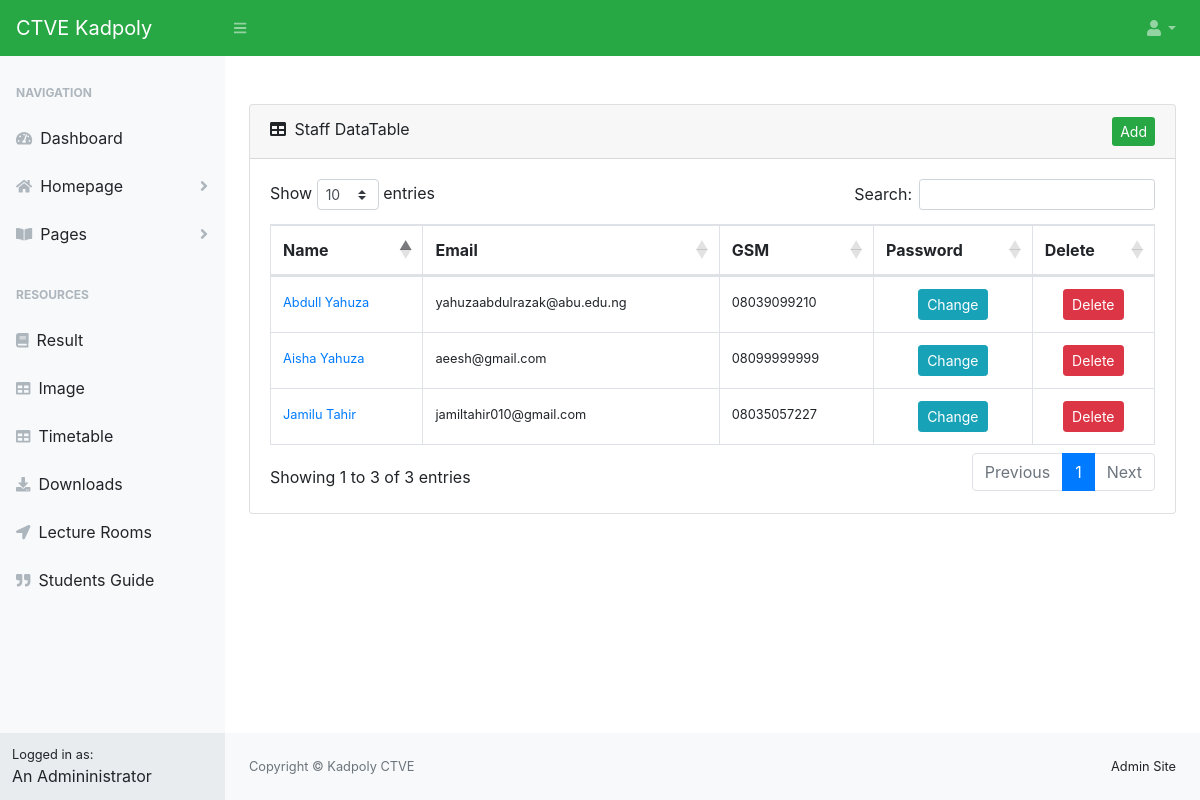
Page /dashboard/allStaff.php (signed in) on the earlier database version.
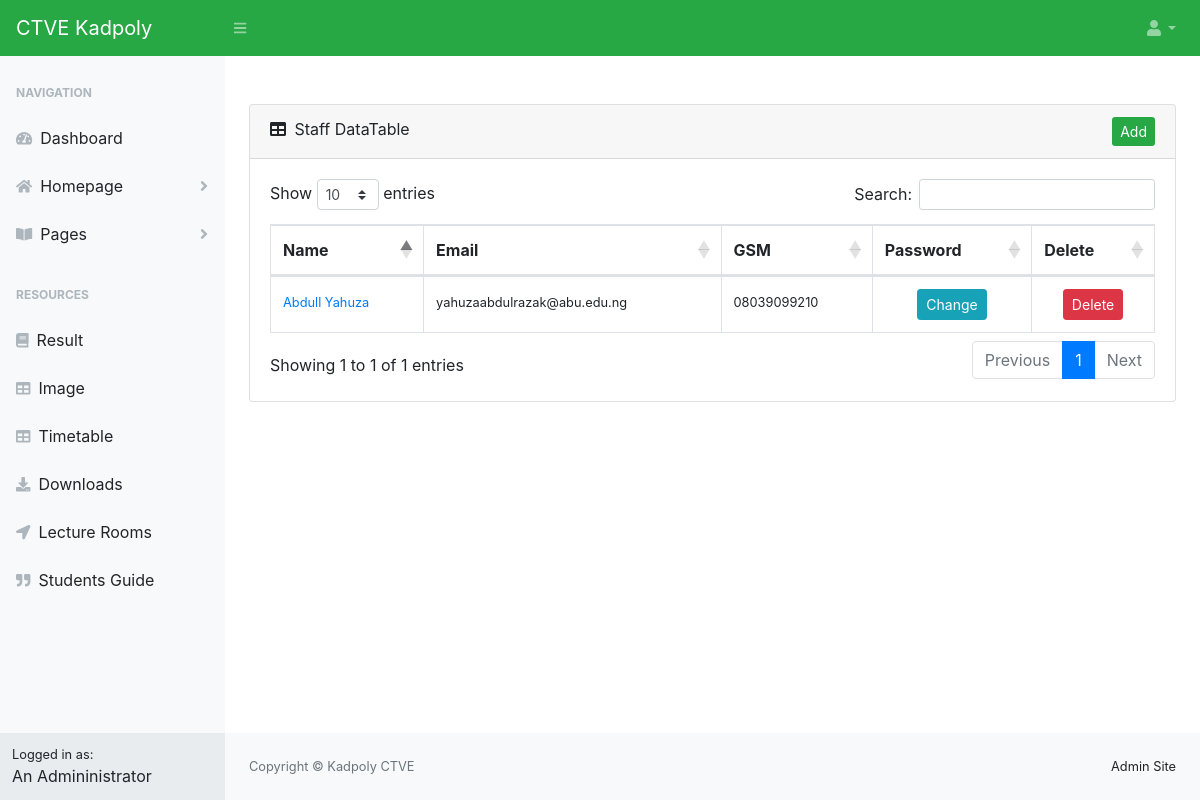
Same page on the later database version.
### tables this page shows
CREATE TABLE `users` (
  `id` int(11) NOT NULL,
  `username` varchar(20) NOT NULL,
  `email` varchar(60) NOT NULL,
  `title` varchar(5) NOT NULL,
  `gsm` varchar(13) NOT NULL,
  `password` varchar(64) NOT NULL,
  `name` varchar(50) NOT NULL,
  `joined` datetime NOT NULL,
  `group` int(11) NOT NULL,
  `role` varchar(10) NOT NULL,
  `img` varchar(50) DEFAULT NULL
);

### core/classes/Config.php (called while the page is built)
<?php
class Config {
    public static function get($path = null) {
        if($path) {
            $config = $GLOBALS['config'];
            $path = explode('/', $path);
            foreach ($path as $bit) {
                if (isset($config[$bit])) {
                    $config = $config[$bit];
                }
            }
            return $config;
        }
        return false;
    }
}

### core/classes/DB.php (called while the page is built, shortened)
<?php
class DB {
    private static $_instance = null;
    private $_pdo,
            $_query,
            $_error = false,
            $_results,
            $_count = 0;
    private function __construct() {
        try {
            $this->_pdo = new PDO('mysql:host=' .Config::get('mysql/host'). ';dbname=' .Config::get('mysql/db'), Config::get('mysql/username'), Config::get('mysql/password'));
        } catch(PDOException $e) {
            die($e.getMessage());
        }
    }
    public static function getInstance() {
        if(!isset(self::$_instance)) {
            self::$_instance = new DB();
        }
        return self::$_instance;
    }
    public function query($sql, $params = array()) {
        $this->_error = false;
        if($this->_query = $this->_pdo->prepare($sql)) {
            $x = 1;
            if(count($params)) {
                foreach ($params as $param) {
                    $this->_query->bindValue($x, $param);
                    $x++;
                }
            }
            if($this->_query->execute()) {
                $this->_results = $this->_query->fetchAll(PDO::FETCH_OBJ);
                $this->_count = $this->_query->rowCount();
            } else {
                $this->_error = true;
            }
        }
        return $this;
    }
    public function action($action, $table, $where = array()) {
        if (count($where) === 3) {
            $operators = array('=','>','<','>=','<=');
            $field = $where[0];
            $operator = $where[1];
            $value = $where[2];
            if (in_array($operator, $operators)) {
                 $sql = "{$action} FROM {$table} WHERE {$field} {$operator} ?";
                 if (!$this->query($sql, array($value))->error()) {
                     return $this;
                 }
             }
        }
    }
    public function get($table, $where) {
        return $this->action('SELECT *', $table, $where);
    }
    public function results() {
        return $this->_results;
    }
    public function first() {
        return $this->results()[0];
    }
    public function error() {
        return $this->_error;
    }
    public function count() {
        return $this->_count;
    }
}

### core/classes/User.php (called while the page is built, shortened)
<?php
    class User {
        private $_db,
                $_data,
                $_sessionName,
                $_cookieName,
                $_isLoggedIn;
        public function __construct($user=null) {
            $this->_db = DB::getInstance();
            $this->_sessionName = Config::get('session/session_name');
            if (!$user) {
                if (Session::exists($this->_sessionName)) {
                    $user = Session::get($this->_sessionName);
                    if ($this->find($user)) {
                        $this->_isLoggedIn = true;
                    } else {
                    }
                }
            } else {
                $this->find($user);
            }
        }
        public function find($user = null) {
            if ($user) {
                $field = (is_numeric($user)) ? 'id' : 'username';
                $data = $this->_db->get('users', array($field, '=', $user));
                if ($data->count()) {
                    $this->_data = $data->first();
                    return true;
                }
            }
            return false;
        }
        public function hasPermission($key) {
            $group = $this->_db->get('groups', array('id', '=', $this->data()->group));
            if ($group->count()) {
                $permissions = json_decode($group->first()->permissions, true);
                if ($permissions[$key] == true) {
                    return true;
                }
            }
            return false;
        }
        public function data() {
            return $this->_data;
        }
        public function isLoggedIn() {
            return $this->_isLoggedIn;
        }
    }
 ?>

### core/classes/Session.php (called while the page is built, shortened)
<?php
class Session {
    public static function exists($name) {
        return (isset($_SESSION[$name])) ? true : false;
    }
    public static function get($name) {
        return $_SESSION[$name];
    }
}

### dashboard/allStaff.php (the view, shortened to what the changed rows need)
<?php include 'includes/pages/header.php'; ?>
<?php
$user = new User();
if ($user->isloggedIn()) {
?>
<div id="layoutSidenav">
    <div id="layoutSidenav_content">
        <main>
            <div class="container-fluid">
                <?php
                if ($user->hasPermission('admin')) {
                ?>
                <div class="card mb-4">
                    <div class="card-header">
                        <i class="fas fa-table mr-1"></i>
                        Staff DataTable
                        <a href="add_staff" class="btn-success btn-sm float-right">Add</a>
                    </div>
                    <div class="card-body">
                        <div class="table-responsive">
                            <table class="table table-bordered" id="dataTable" width="100%" cellspacing="0">
                                <thead>
                                    <tr>
                                        <th>Name</th>
                                        <th>Email</th>
                                        <th>GSM</th>
                                        <th>Password</th>
                                        <th>Delete</th>
                                    </tr>
                                </thead>
                                <tbody>
                                <?php
                                include '../dbh.php';
                                $staff = "SELECT * FROM users";
                                $result = mysqli_query($conn, $staff);
                                if ($row = mysqli_num_rows($result) > 0) {
                                    while ($row = mysqli_fetch_assoc($result)) {
                                        ?>
                                        <tr>
                                            <td>
                                                <small>
                                                    <a href="../staff/<?php echo $row['username']; ?>/" target="blank">
                                                        <?php echo $row['name']; ?>
                                                    </a>
                                                </small>
                                            </td>
                                            <td><small><?php echo $row['email']; ?></small></td>
                                            <td><small><?php echo $row['gsm']; ?></small></td>
                                            <td>
                                                <center>
                                                    <a id="<?php echo $row['id']; ?>" data-toggle="modal" data-target="#update_data_modal" class="btn btn-info btn-sm edit_data" href="javascript:void(0)">Change</a>
                                                </center>
                                            </td>
                                            <td>
                                                <center>
                                                    <a id="<?php echo $row['id']; ?>" class="btn btn-danger btn-sm delete" href="javascript:void(0)">Delete</a>
                                                </center>
                                            </td>
                                        </tr>
                                    <?php
                                    }
                                }
                                 ?>
                                </tbody>
                            </table>
                        </div>
                    </div>
            <?php } ?>
            </div>
        </main>
    </div>
</div>
<?php include 'includes/pages/footer.php'; ?>
<?php
} else { ?>
    <?php Redirect::to('../sslogin/') ?>
<?php
}?>

Differences in the rows shown:
removed users: name "Jamilu Tahir", email "jamiltahir010@gmail.com", gsm "08035057227"
removed users: name "Aisha Yahuza", email "aeesh@gmail.com", gsm "08099999999"
Other differences:
text written by a page script: "Show entries Search: Showing 1 to 3 of 3 entries Previous 1 Next" → "Show entries Search: Showing 1 to 1 of 1 entries Previous 1 Next"
